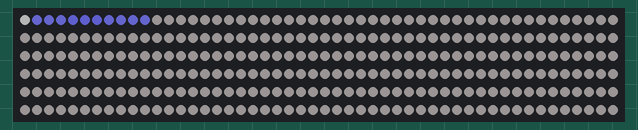
A sketch run on a simulated Arduino Uno, built with avr-gcc and run on an emulated ATmega328P. Shown: 300 RGB LEDs in strip order, left to right, continuing on the next row. Dim RGB values are drawn brighter than linear; random numbers use the default seed unless the sketch sets one.

Above: at 0.22 s.
At 5.13 s:
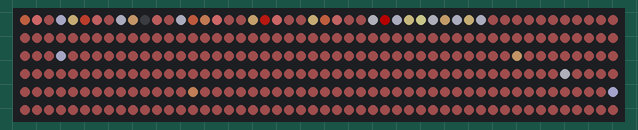
At 10.03 s:
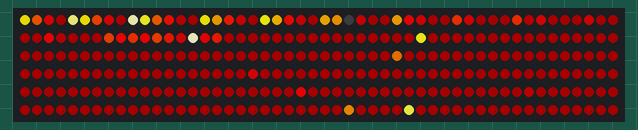
At 20.01 s:
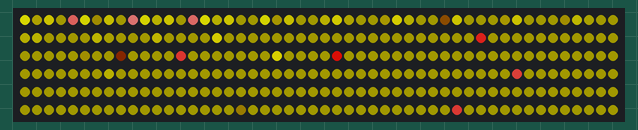
At 29.82 s:
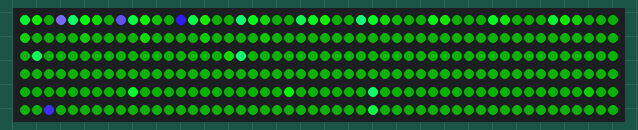
At 39.8 s:
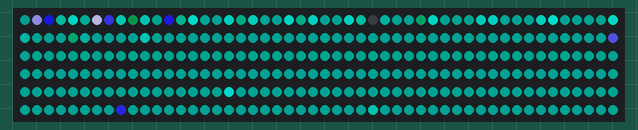

The sketch:

Mystic_Flow_Main.ino
```cpp
// (licence header left out)
// ====================================================================
//                     SETUP & CONFIGURATION PARAMETERS
// ====================================================================

#include "FastLED.h"

// --- HARDWARE & CONFIGURATION ---
#define NUM_LEDS    300    // Total number of LEDs on the strip
#define PIN         2      // Data pin connected to the LEDs

// --- STATE AND TIME TRACKING ---
const unsigned long COLOR_CYCLE_DURATION = 10000;
unsigned long lastColorChangeTime = 0;
int currentColorIndex = 0;
int nextColorIndex = 1;

// --- LED AND HEAT ARRAYS ---
#define NUM_COLORS  8
const byte MIN_HEAT = 20;   // Minimum heat to prevent LEDs from fully turning off
CRGB leds[NUM_LEDS];
static byte heat[NUM_LEDS];


// ====================================================================
//                           SETUP FUNCTION
// ====================================================================

void setup() {
  FastLED.addLeds<WS2812B, PIN, GRB>(leds, NUM_LEDS).setCorrection(TypicalLEDStrip);
  FastLED.setMaxPowerInVoltsAndMilliamps(5, 1500);
  FastLED.clear();

  // Initial Ignition
  for (int i = 0; i < 10 && i < NUM_LEDS; i++) {
    heat[i] = 255;
  }
  FastLED.show();
}


// ====================================================================
//                         MAIN LOOP FUNCTION
// ====================================================================

void loop() {
  MysticFlow(150, 50, 50, false);    // Default example
}
```

Mystic_Flow_Animation.ino
```cpp
// ====================================================================
//                         ANIMATION FUNCTION
// ====================================================================

/*
  *  ========== Mystic_Flow_Animation ==========
  *  FUNCTION CALL:
  *   MysticFlow(Cooling, Sparks, DelayDuration, ReverseDirection);
  *
  *  PARAMETERS:
  *   Cooling - use a larger value a less active flowing movement [default = 30]
  *   Sparks - use a larger value for more spark ignitions and a more active pixel count [range = 0 to 255; default = 150]
  *   DelayDuration - use larger value for slower speed [default = 30]
  *   ReverseDirection - change the direction of flow [default = false]
  *
  *  EXAMPLES:
  *  - You can get a variety of different results by changing the values. Here are some examples to try:
  *      MysticFlow(150, 50, 50, false);   // Higher cooling, lower spark quantity, slower speed
  *      MysticFlow(30, 150, 30, false);   // Moderate cooling, moderate spark quantity, moderate speed
  *      MysticFlow(10, 225, 15, false);   // Lower cooling, higher spark quantity, faster speed
*/

void MysticFlow(int Cooling, int Sparks, int DelayDuration, bool ReverseDirection) {
  unsigned long currentTime = millis();
  unsigned long elapsedTime = currentTime - lastColorChangeTime;

  // 0) TIME-BASED COLOR CYCLING LOGIC
  if (elapsedTime >= COLOR_CYCLE_DURATION) {
    currentColorIndex = (currentColorIndex + 1) % NUM_COLORS;
    nextColorIndex = (currentColorIndex + 1) % NUM_COLORS;
    lastColorChangeTime = currentTime;
    elapsedTime = 0;
  }
  float blendFactor = (float)elapsedTime / COLOR_CYCLE_DURATION;
  if (blendFactor > 1.0) blendFactor = 1.0;
  if (blendFactor < 0.0) blendFactor = 0.0;

  // 1) Slight cool down for each cell
  int cooldown;
  for (int i = 0; i < NUM_LEDS; i++) {
    cooldown = random(0, ((Cooling * 10) / NUM_LEDS) + 2);

    // Perform standard cooling
    if(cooldown > heat[i]) {
      heat[i] = 0;
    } else {
      heat[i] = heat[i] - cooldown;
    }

    // Ensure minimum heat level (to keep the testing glow)
    if (heat[i] < MIN_HEAT) {
        heat[i] = MIN_HEAT;
    }
  }

  // 2) Heat from each cell drifts up and diffuses slightly (Simplified)
  for (int k = (NUM_LEDS - 1); k >= 1; k--) {
    heat[k] = heat[k - 1];
  }

  // 3) Randomly ignite new Sparks anywhere on the strip
  if (random(255) < Sparks) {
    int y = random(NUM_LEDS);
    heat[y] = heat[y] + random(160, 255);
  }
  // Guaranteed minimum ignition at the base (to sustain the main ignition of the flow)
  heat[0] = heat[0] + 50;
  if (heat[0] > 255) heat[0] = 255;

  // 4) Convert heat cells to LED colors (unchanged)
  for (int n = 0; n < NUM_LEDS; n++) {

    byte temperature = heat[n];
    byte t192 = round((temperature / 255.0) * 191);
    byte heatramp = t192 & 0x3F;
    heatramp <<= 2;

    int BottomColor[8][3] = { {heatramp/2, heatramp/2, 255}, {255, 255, heatramp}, {255, heatramp, heatramp}, {heatramp, heatramp, 255}, {heatramp, heatramp, 255}, {255, 255, heatramp}, {255, heatramp, heatramp}, {255, heatramp, heatramp}, };
    int MiddleColor[8][3] = { {heatramp/2, heatramp/2, heatramp}, {255, heatramp, 0}, {heatramp, heatramp, 0}, {0, 255, heatramp/2}, {0, heatramp, heatramp}, {0, heatramp, 255}, {heatramp/3, 0, heatramp/2}, {heatramp, heatramp/4, heatramp*2/3}, };
    int TopColor[8][3] = { {heatramp, heatramp, heatramp}, {heatramp, 0, 0}, {heatramp, heatramp, 0}, {0, heatramp, 0}, {0, heatramp, heatramp}, {0, 0, heatramp}, {heatramp/3, 0, heatramp/2}, {heatramp, heatramp/4, heatramp*2/3}, };

    int Pixel = n;
    if (ReverseDirection) {Pixel = (NUM_LEDS - 1) - n;}

    int R, G, B;

    // Color blending logic
    if (t192 > 0x80) { R = lerpFloat(BottomColor[currentColorIndex][0], BottomColor[nextColorIndex][0], blendFactor); G = lerpFloat(BottomColor[currentColorIndex][1], BottomColor[nextColorIndex][1], blendFactor); B = lerpFloat(BottomColor[currentColorIndex][2], BottomColor[nextColorIndex][2], blendFactor); }
    else if (t192 > 0x40) { R = lerpFloat(MiddleColor[currentColorIndex][0], MiddleColor[nextColorIndex][0], blendFactor); G = lerpFloat(MiddleColor[currentColorIndex][1], MiddleColor[nextColorIndex][1], blendFactor); B = lerpFloat(MiddleColor[currentColorIndex][2], MiddleColor[nextColorIndex][2], blendFactor); }
    else { R = lerpFloat(TopColor[currentColorIndex][0], TopColor[nextColorIndex][0], blendFactor); G = lerpFloat(TopColor[currentColorIndex][1], TopColor[nextColorIndex][1], blendFactor); B = lerpFloat(TopColor[currentColorIndex][2], TopColor[nextColorIndex][2], blendFactor); }

    leds[Pixel].setRGB(R, G, B);
  }

  FastLED.show();
  delay(DelayDuration);
}


// ====================================================================
//                           HELPER FUNCTION
// ====================================================================

int lerpFloat(int A, int B, float t) {
  return (int)((float)A * (1.0 - t) + (float)B * t);
}
```
